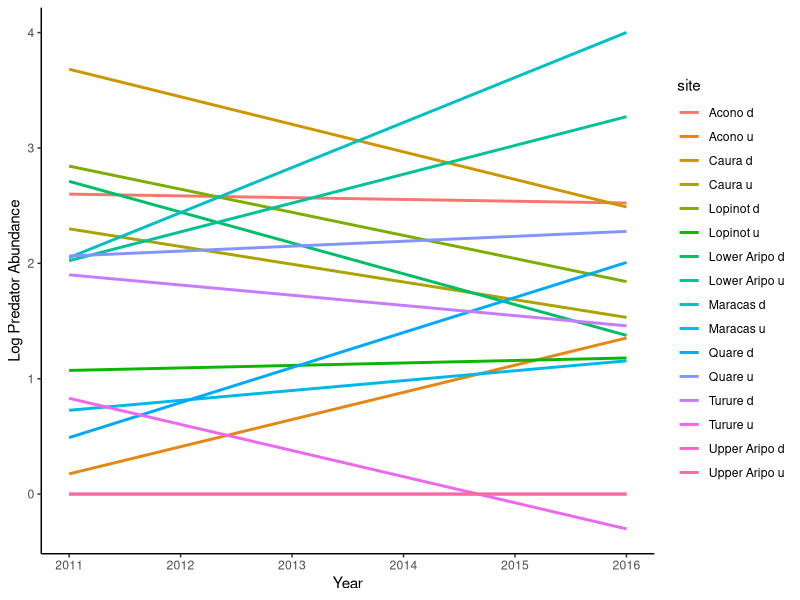
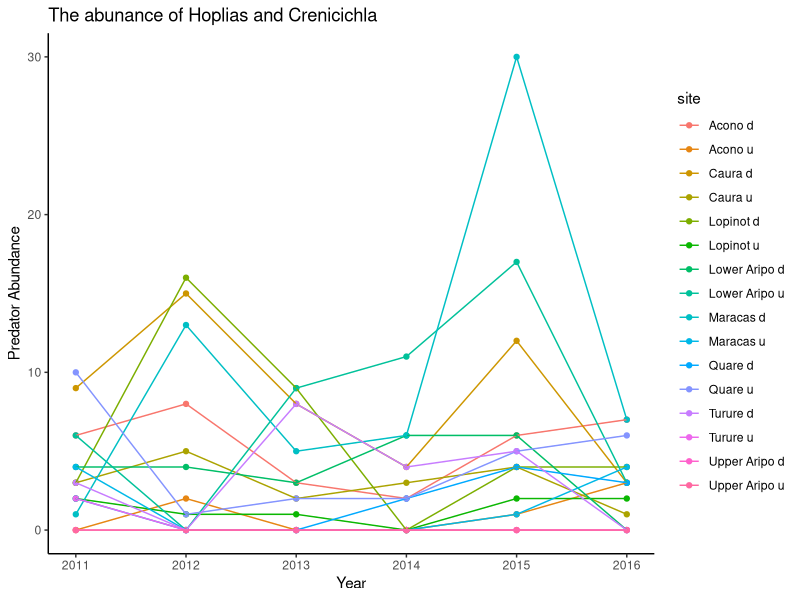
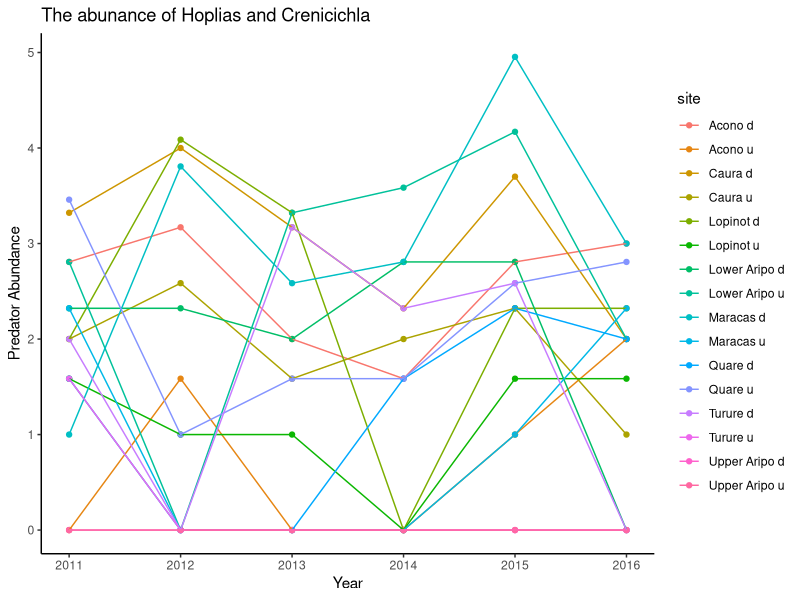
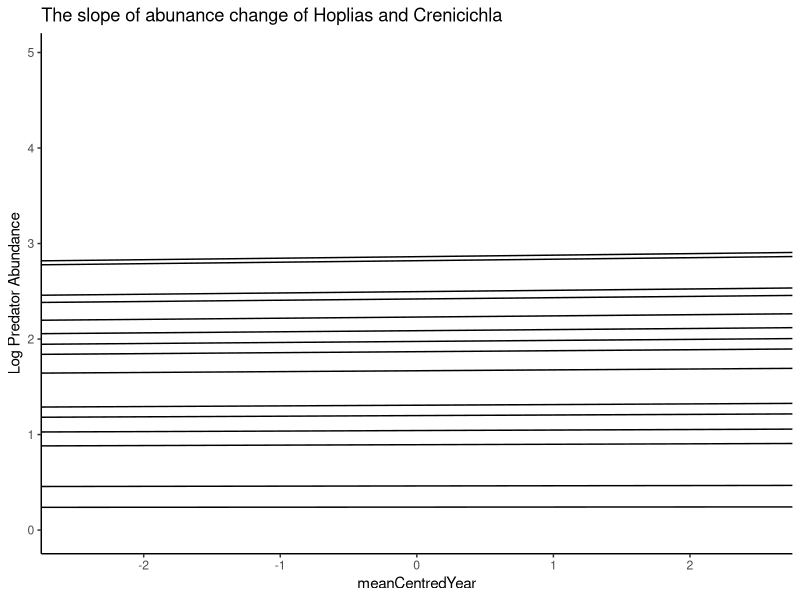
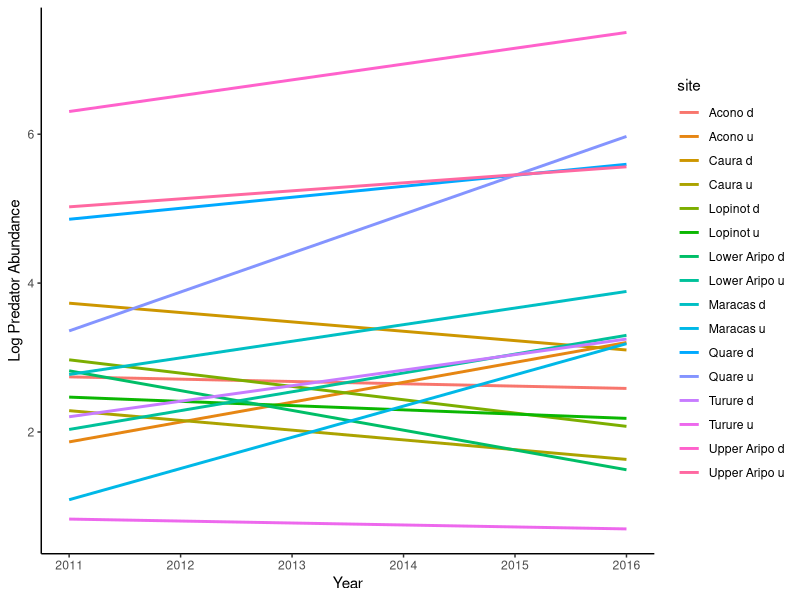
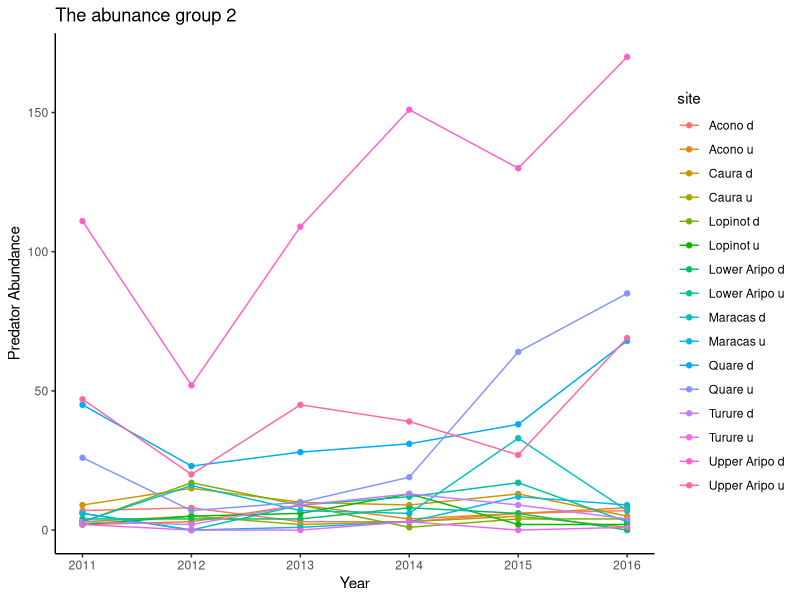
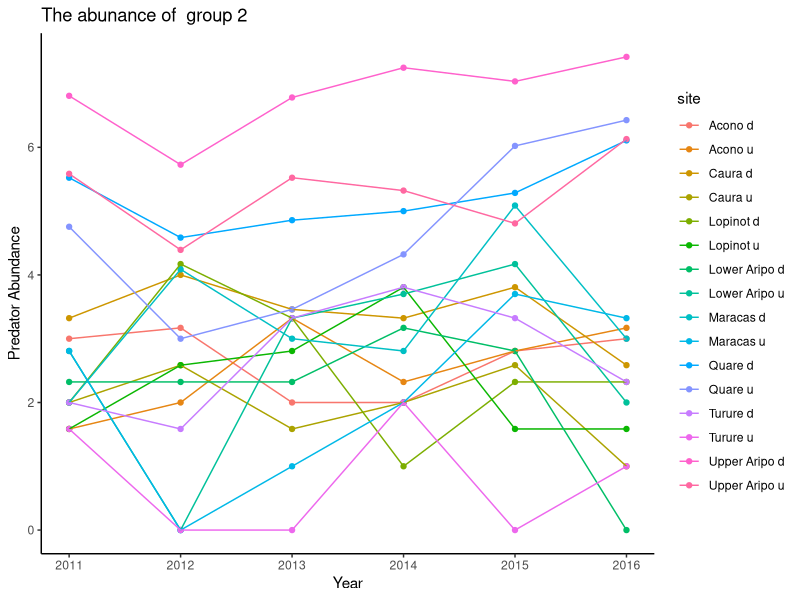
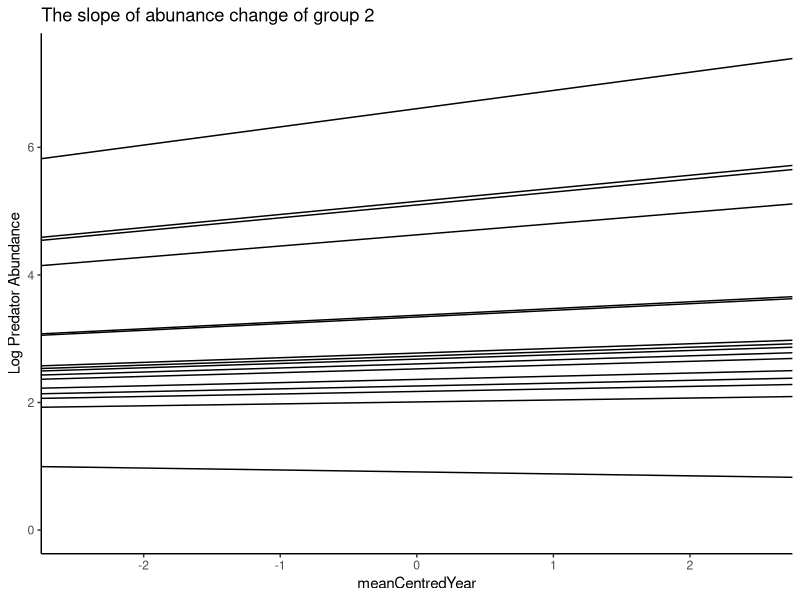

Reproduce these figures in R, in order.
## ---- chunk 1
setwd("C:\\Users\\faj\\Documents\\OneDrive for Business\\research\\FishPredation\\Data")

library(dplyr)
library(tidyr)
library(ggplot2)
library(lme4)
library(lsmeans)
library(pbkrtest)

#preparing data 

fishDataAll <- read.csv("Fish data June 2017.csv")
head(fishDataAll)
str(fishDataAll)


selectMonths <- c("07", "08")# i am selecting out these months because then i can use the last timepoint 


#select data from only the July and Auguest, and remove first year 
SelectData <- fishDataAll %>% 
	separate(date, c("Day", "Month", "Year"), sep = "/") %>%
	filter(Year != 2010)%>%
	filter(Month %in% selectMonths)

fishData <- data.frame(SelectData)

#calculate biomass
fishData$TotBiomass <- (fishData$numbercaught + fishData$numberseen)* fishData$weight

#calculating percentage abundance
TotBioSite<- fishData %>% 
	group_by(site, Year) %>%
	summarise(BiomasSiteSum = sum(TotBiomass, na.rm=TRUE))

siteBiomass <- data.frame(TotBioSite)

## ---- chunk 2

predatorsAbN <- fishData %>% 
	filter(species == "Hoplias malabaricus" | species == "Crenicichla frenata") %>%
	group_by(site, Year) %>%
	summarise(AbundanceSum = sum(numbercaught))

predatorsAb <- data.frame(predatorsAbN)
predatorsAb$Year <- as.numeric(predatorsAb$Year)

#add the total site biomass data, just to i can identify sites with no predators 
FishDataTotAb <- merge(siteBiomass, predatorsAb, by = c("site" ,"Year"),all=TRUE) # this makes sure i 
#know what years had no predators recoreded in 
FishDataTotAb$AbundanceSum[is.na(FishDataTotAb$AbundanceSum)] <- 0
FishDataTotAb$Year <- as.numeric(FishDataTotAb$Year)


#add mean centered year for further analysis
meanYear <-summarise(FishDataTotAb, meanYear = mean(Year)) 
FishDataTotAb$meanYear <- meanYear[1,]
FishDataTotAb$meanCentredYear <-  FishDataTotAb$Year- FishDataTotAb$meanYear	

FishDataTotAb$logAb <- log2(FishDataTotAb$AbundanceSum + 1)

## ---- chunk 3
NarrowAdundance <- ggplot(aes(x = Year, y = logAb, colour = site),data = FishDataTotAb)
NarrowAdundance + 
  geom_smooth(se = FALSE, method = "lm")+ 
	theme_classic()+
	labs(y = "Log Predator Abundance")

## ---- chunk 4

AbPlot <- ggplot(FishDataTotAb, aes(x = Year, y = AbundanceSum, col = site, group = site))
AbPlot + geom_point() +
	geom_line() +
	theme_classic() +
	labs(title="The abunance of Hoplias and Crenicichla", y = "Predator Abundance")

AbPlotLog <- ggplot(FishDataTotAb, aes(x = Year, y = logAb, col = site, group = site))
AbPlotLog + geom_point() +
	geom_line() +
	theme_classic() +
	labs(title="The abunance of Hoplias and Crenicichla", y = "Predator Abundance")


## ---- chunk 5

AbM1 <- lmer(logAb  ~ meanCentredYear + (meanCentredYear|site), data = FishDataTotAb)
summary(AbM1)

#plot slopes of sites
AbM1_Lines <- coef(AbM1)$site[c(1:2)] # get slope and intercept of each line in model 3
names(AbM1_Lines) <- c("intercept", "slope")

m3.plot <- ggplot(data = FishDataTotAb, aes(x = meanCentredYear, y = logAb)) # plot of model with varying intercept but not slope, but only main slope shown
m3.plot + geom_blank() + 
	theme_classic() +
	geom_abline(slope = AbM1_Lines$slope, intercept = AbM1_Lines$intercept) +
	labs(title="The slope of abunance change of Hoplias and Crenicichla", y = "Log Predator Abundance")

## ---- chunk 6

predatorsAbNm <- fishData %>% 
	filter(species == "Hoplias malabaricus" | species == "Crenicichla frenata" | 
		species == "Gymnotus carapo"| species ==  "Rivulus hartii") %>%
	group_by(site, Year) %>%
	summarise(AbundanceSum = sum(numbercaught + numberseen))

predatorsAbm <- data.frame(predatorsAbNm)
predatorsAbm$Year <- as.numeric(predatorsAbm$Year)

#add the total site biomass data, just to i can identify sites with no predators 
FishDataTotAbm <- merge(siteBiomass, predatorsAbm, by = c("site" ,"Year"),all=TRUE) # this makes sure i 
#know what years had no predators recoreded in 
FishDataTotAbm$AbundanceSum[is.na(FishDataTotAbm$AbundanceSum)] <- 0
FishDataTotAbm$Year <- as.numeric(FishDataTotAbm$Year)


#add mean centered year for further analysis
meanYear <-summarise(FishDataTotAbm, meanYear = mean(Year)) 
FishDataTotAbm$meanYear <- meanYear[1,]
FishDataTotAbm$meanCentredYear <-  FishDataTotAbm$Year - FishDataTotAbm$meanYear	

FishDataTotAbm$logAb <- log2(FishDataTotAbm$AbundanceSum + 1)

## ---- chunk 7
MiddleAdundance <- ggplot(aes(x = Year, y = logAb, colour = site),data = FishDataTotAbm)
MiddleAdundance + 
  geom_smooth(se = FALSE, method = "lm")+ 
	theme_classic()+
	labs(y = "Log Predator Abundance")

## ---- chunk 8

AbPlotm <- ggplot(FishDataTotAbm, aes(x = Year, y = AbundanceSum, col = site, group = site))
AbPlotm + geom_point() +
	geom_line() +
	theme_classic() +
	labs(title="The abunance group 2", y = "Predator Abundance")

AbPlotLogm <- ggplot(FishDataTotAbm, aes(x = Year, y = logAb, col = site, group = site))
AbPlotLogm + geom_point() +
	geom_line() +
	theme_classic() +
	labs(title="The abunance of  group 2", y = "Predator Abundance")


## ---- chunk 9

AbM1m <- lmer(logAb  ~ meanCentredYear + (meanCentredYear|site), data = FishDataTotAbm)
summary(AbM1m)

#plot slopes of sites
AbM1_Linesm <- coef(AbM1m)$site[c(1:2)] # get slope and intercept of each line in model 3
names(AbM1_Linesm) <- c("intercept", "slope")

m3.plot <- ggplot(data = FishDataTotAbm, aes(x = meanCentredYear, y = logAb)) # plot of model with varying intercept but not slope, but only main slope shown
m3.plot + geom_blank() + 
	theme_classic() +
	geom_abline(slope = AbM1_Linesm$slope, intercept = AbM1_Linesm$intercept) +
	labs(title="The slope of abunance change of group 2", y = "Log Predator Abundance")

## ---- chunk 10

group12 <- c("Hoplias malabaricus", "Crenicichla frenata", "Gymnotus carapo", "Anablepsoides hartii",
			"Cichlasoma taenia", "Cichlasoma taenia", "Corynopoma riisei", "Roeboides dientonito", 
			"Agonostomus monticola", "Rhamdia quelen", "andinoacara pulcher", "Hemigrammus unilineatus", "Rivulus hartii")

predatorsAbNw <- fishData %>% 
	filter(species %in% group12)  %>%
	group_by(site, Year) %>%
	summarise(AbundanceSum = sum(numbercaught))

predatorsAbw <- data.frame(predatorsAbNw)
predatorsAbw$Year <- as.numeric(predatorsAbw$Year)

#add the total site biomass data, just to i can identify sites with no predators 
FishDataTotAbw <- merge(siteBiomass, predatorsAbw, by = c("site" ,"Year"),all=TRUE) # this makes sure i 
#know what years had no predators recoreded in 
FishDataTotAbw$AbundanceSum[is.na(FishDataTotAbw$AbundanceSum)] <- 0
FishDataTotAbw$Year <- as.numeric(FishDataTotAbw$Year)

#add mean centered year for further analysis
meanYear <-summarise(FishDataTotAbw, meanYear = mean(Year)) 
FishDataTotAbw$meanYear <- meanYear[1,]
FishDataTotAbw$meanCentredYear <-  FishDataTotAbw$Year - FishDataTotAbw$meanYear	

FishDataTotAbw$logAb <- log2(FishDataTotAbw$AbundanceSum + 1)

## ---- chunk 11
BroadAdundance <- ggplot(aes(x = Year, y = logAb, colour = site),data = FishDataTotAbw)
BroadAdundance + 
  geom_smooth(se = FALSE, method = "lm")+ 
	theme_classic()+
	labs(y = "Log Predator Abundance")

## ---- chunk 12

AbPlotw <- ggplot(FishDataTotAbw, aes(x = Year, y = AbundanceSum, col = site, group = site))
AbPlotw + geom_point() +
	geom_line() +
	theme_classic() +
	labs(title="The abunance group 2 and 3", y = "Predator Abundance")

AbPlotLogw <- ggplot(FishDataTotAbw, aes(x = Year, y = logAb, col = site, group = site))
AbPlotLogw + geom_point() +
	geom_line() +
	theme_classic() +
	labs(title="The abunance of  group 2 and 3", y = "Predator Abundance")


## ---- chunk 13

AbM1w <- lmer(logAb  ~ meanCentredYear + (meanCentredYear|site), data = FishDataTotAbw)
summary(AbM1w)

#plot slopes of sites
AbM1_Linesw <- coef(AbM1w)$site[c(1:2)] # get slope and intercept of each line in model 3
names(AbM1_Linesw) <- c("intercept", "slope")

m3.plotw <- ggplot(data = FishDataTotAbw, aes(x = meanCentredYear, y = logAb)) # plot of model with varying intercept but not slope, but only main slope shown
m3.plot + geom_blank() + 
	theme_classic() +
	geom_abline(slope = AbM1_Linesw$slope, intercept = AbM1_Linesw$intercept) +
	labs(title="The slope of abunance change of group 2", y = "Log Predator Abundance")
